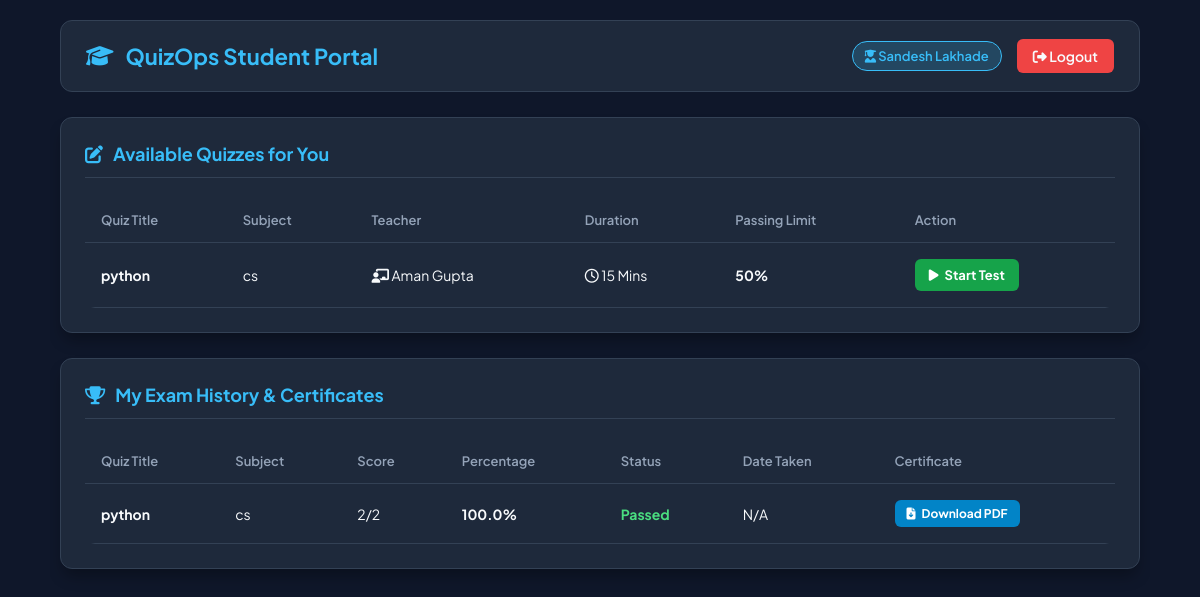
The page /student/dashboard (signed in) on the database its author committed.
### tables this page shows
CREATE TABLE quizzes (
            id INTEGER PRIMARY KEY AUTOINCREMENT,
            title TEXT NOT NULL,
            description TEXT,
            subject TEXT,
            duration INTEGER NOT NULL,
            pass_percentage INTEGER NOT NULL,
            created_by INTEGER,
            FOREIGN KEY (created_by) REFERENCES users (id)
        );

CREATE TABLE users (
            id INTEGER PRIMARY KEY AUTOINCREMENT,
            username TEXT UNIQUE NOT NULL,
            email TEXT UNIQUE NOT NULL,
            password TEXT NOT NULL,
            role TEXT NOT NULL
        );

CREATE TABLE results (
            id INTEGER PRIMARY KEY AUTOINCREMENT,
            student_id INTEGER NOT NULL,
            quiz_id INTEGER NOT NULL,
            score INTEGER NOT NULL,
            total_questions INTEGER NOT NULL,
            percentage REAL NOT NULL,
            status TEXT NOT NULL,
            date_today TEXT NOT NULL,
            FOREIGN KEY (student_id) REFERENCES users (id),
            FOREIGN KEY (quiz_id) REFERENCES quizzes (id)
        );

### app.py (the view)
@app.route('/student/dashboard')
def student_dashboard():
    if session.get('role') != 'Student':
        return redirect(url_for('login'))
    db = get_db()
    db.execute('''
        SELECT q.*, u.username AS teacher_name
        FROM quizzes q
        LEFT JOIN users u ON q.created_by = u.id
    ''')
    quizzes = db.fetchall()
    db.execute('''
        SELECT r.*, q.title AS quiz_title, q.subject
        FROM results r
        JOIN quizzes q ON r.quiz_id = q.id
        WHERE r.student_id = ?
    ''', (session['user_id'],))
    results = db.fetchall()
    db.close()
    return render_template('student_dashboard.html', quizzes=quizzes, results=results)

### app.py (called while the page is built)
def get_db():
    return DBConnection()

    def execute(self, query, params=()):
        if self.is_postgres:
            query = query.replace('?', '%s')
            query = query.replace('AUTOINCREMENT', '')
        self.cursor.execute(query, params)
        return self.cursor

    def fetchall(self):
        return self.cursor.fetchall()

    def close(self):
        self.cursor.close()
        self.conn.close()

### templates/student_dashboard.html (shortened to what this page needs)
<!DOCTYPE html>
<html lang="en">
<head>
    <link rel="stylesheet" href="https://cdnjs.cloudflare.com/ajax/libs/font-awesome/6.4.0/css/all.min.css">
    <link rel="stylesheet" href="{{ url_for('static', filename='css/style.css') }}">
</head>
<body>
    <div class="container">
        <div class="navbar">
            <div class="brand">
                <i class="fa-solid fa-graduation-cap"></i> QuizOps Student Portal
            </div>
            <div class="user-info">
                <span class="badge-student"><i class="fa-solid fa-user-graduate"></i> {{ session['username'] }}</span>
                <a href="/logout" class="btn-logout"><i class="fa-solid fa-right-from-bracket"></i> Logout</a>
            </div>
        </div>
        <div class="card">
            <div class="card-header">
                <i class="fa-solid fa-pen-to-square"></i> Available Quizzes for You
            </div>
            <div class="table-wrapper">
                <table class="custom-table">
                    <thead>
                        <tr>
                            <th>Quiz Title</th>
                            <th>Subject</th>
                            <th>Teacher</th>
                            <th>Duration</th>
                            <th>Passing Limit</th>
                            <th>Action</th>
                        </tr>
                    </thead>
                    <tbody>
                        {% for q in quizzes %}
                        <tr>
                            <td><b>{{ q['title'] }}</b></td>
                            <td>{{ q['subject'] }}</td>
                            <td><i class="fa-solid fa-chalkboard-user"></i> {{ q['teacher_name'] if q['teacher_name'] else 'Admin' }}</td>
                            <td><i class="fa-regular fa-clock"></i> {{ q['duration'] }} Mins</td>
                            <td><b>{{ q['pass_percentage'] }}%</b></td>
                            <td>
                                <a href="/take_quiz/{{ q['id'] }}" class="btn-start">
                                    <i class="fa-solid fa-play"></i> Start Test
                                </a>
                            </td>
                        </tr>
                        {% else %}
                        <tr><td colspan="6" style="text-align: center; color: #94a3b8;">No quizzes available right now.</td></tr>
                        {% endfor %}
                    </tbody>
                </table>
            </div>
        </div>
        <div class="card">
            <div class="card-header">
                <i class="fa-solid fa-trophy"></i> My Exam History & Certificates
            </div>
            <div class="table-wrapper">
                <table class="custom-table">
                    <thead>
                        <tr>
                            <th>Quiz Title</th>
                            <th>Subject</th>
                            <th>Score</th>
                            <th>Percentage</th>
                            <th>Status</th>
                            <th>Date Taken</th>
                            <th>Certificate</th>
                        </tr>
                    </thead>
                    <tbody>
                        {% for r in results %}
                        <tr>
                            <td><b>{{ r['quiz_title'] }}</b></td>
                            <td>{{ r['subject'] }}</td>
                            <td>{{ r['score'] }}/{{ r['total_questions'] }}</td>
                            <td><b>{{ r['percentage'] }}%</b></td>
                            <td>
                                <span class="{% if r['status'] == 'Passed' %}status-passed{% else %}status-failed{% endif %}">
                                    {{ r['status'] }}
                                </span>
                            </td>
                            <td>{{ r['date_taken'] if r['date_taken'] else 'N/A' }}</td>
                            <td>
                                {% if r['status'] == 'Passed' %}
                                    <a href="/download_certificate/{{ r['id'] }}" class="btn-cert">
                                        <i class="fa-solid fa-file-arrow-down"></i> Download PDF
                                    </a>
                                {% else %}
                                    <span style="font-size: 12px; color: #64748b;">Not Eligible</span>
                                {% endif %}
                            </td>
                        </tr>
                        {% else %}
                        <tr><td colspan="7" style="text-align: center; color: #94a3b8;">You haven't taken any tests yet.</td></tr>
                        {% endfor %}
                    </tbody>
                </table>
            </div>
        </div>
    </div>
</body>
</html>

### static/css/style.css (style rules this page uses)
:root { --bg-primary: #0f172a; --bg-card: #1e293b; --accent-blue: #38bdf8; --accent-purple: #818cf8; --accent-green: #34d399; --accent-red: #f87171; --text-primary: #f8fafc; --text-secondary: #94a3b8; --border-color: #334155; --glass-bg: rgba(30, 41, 59, 0.7); }
* { margin: 0; padding: 0; box-sizing: border-box !important; font-family: 'Plus Jakarta Sans', sans-serif; }
html, body { width: 100%; max-width: 100vw; overflow-x: hidden; background-color: var(--bg-primary); color: var(--text-primary); min-height: 100vh; }
.glass-card, .card { background: var(--glass-bg); backdrop-filter: blur(12px); -webkit-backdrop-filter: blur(12px); border: 1px solid var(--border-color); border-radius: 16px; padding: 24px; box-shadow: 0 10px 30px rgba(0, 0, 0, 0.3); transition: transform 0.2s ease, border-color 0.2s ease; width: 100%; }
.main-content, .container { flex: 1; padding: 32px; overflow-y: auto; width: 100%; max-width: 1200px; margin: 0 auto; }
.table-wrapper, .table-responsive { width: 100%; overflow-x: auto; -webkit-overflow-scrolling: touch; margin-top: 16px; border-radius: 10px; }
.custom-table, table { width: 100%; min-width: 550px; border-collapse: collapse; text-align: left; }
.custom-table th, table th { padding: 14px 16px; color: var(--text-secondary); font-size: 13px; font-weight: 600; border-bottom: 1px solid var(--border-color); white-space: nowrap; }
.custom-table td, table td { padding: 16px; border-bottom: 1px solid var(--border-color); font-size: 14px; white-space: nowrap; }
table.custom-table { white-space: nowrap; }

### templates/student_dashboard.html (style rules this page uses)
.container { max-width: 1100px; margin: 0 auto; padding: 20px 10px; }
.navbar { display: flex; justify-content: space-between; align-items: center; background: var(--bg-card, #1e293b); padding: 18px 25px; border-radius: 12px; border: 1px solid var(--border-color, #334155); margin-bottom: 25px; flex-wrap: wrap; gap: 15px; }
.brand { display: flex; align-items: center; gap: 12px; font-size: 22px; font-weight: 700; color: var(--accent-blue, #38bdf8); }
.user-info { display: flex; align-items: center; gap: 15px; flex-wrap: wrap; }
.badge-student { background: rgba(56, 189, 248, 0.2); color: var(--accent-blue, #38bdf8); border: 1px solid var(--accent-blue, #38bdf8); padding: 6px 12px; border-radius: 20px; font-size: 13px; font-weight: 600; }
.btn-logout { color: #f8fafc; background: #ef4444; padding: 8px 16px; border-radius: 6px; text-decoration: none; font-weight: 600; font-size: 14px; transition: 0.2s; }
.card { background: var(--bg-card, #1e293b); border: 1px solid var(--border-color, #334155); border-radius: 12px; padding: 24px; margin-bottom: 25px; box-shadow: 0 10px 15px -3px rgba(0, 0, 0, 0.3); }
.card-header { display: flex; align-items: center; gap: 10px; font-size: 18px; font-weight: 700; color: var(--accent-blue, #38bdf8); margin-bottom: 20px; border-bottom: 1px solid var(--border-color, #334155); padding-bottom: 12px; }
.btn-start { background: #16a34a; color: #fff; padding: 8px 14px; border-radius: 6px; text-decoration: none; font-weight: 700; font-size: 13px; display: inline-flex; align-items: center; gap: 6px; }
.btn-cert { background: #0284c7; color: #fff; padding: 6px 12px; border-radius: 6px; text-decoration: none; font-weight: 700; font-size: 12px; display: inline-flex; align-items: center; gap: 6px; }
.status-passed { color: #4ade80; font-weight: 700; }

### rows shown on the page
quizzes: title "python", subject "cs", username "Aman Gupta", duration "15", pass_percentage "50"
results: quiz_title "python", subject "cs", score "2", total_questions "2", percentage "100.0", status "Passed", r "N/A"

### other values the page prints
{{ session['username'] }} "Sandesh Lakhade"
